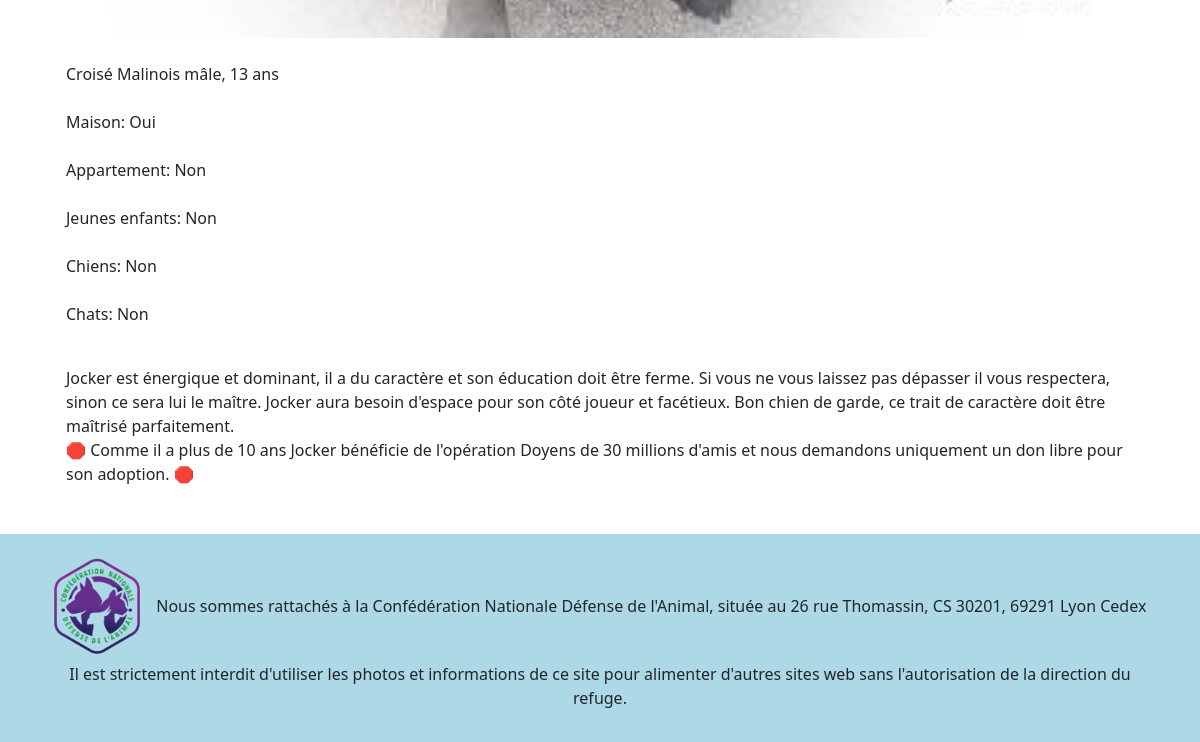
Page /details-animal.php?id=26 (lower part) on the earlier database version.
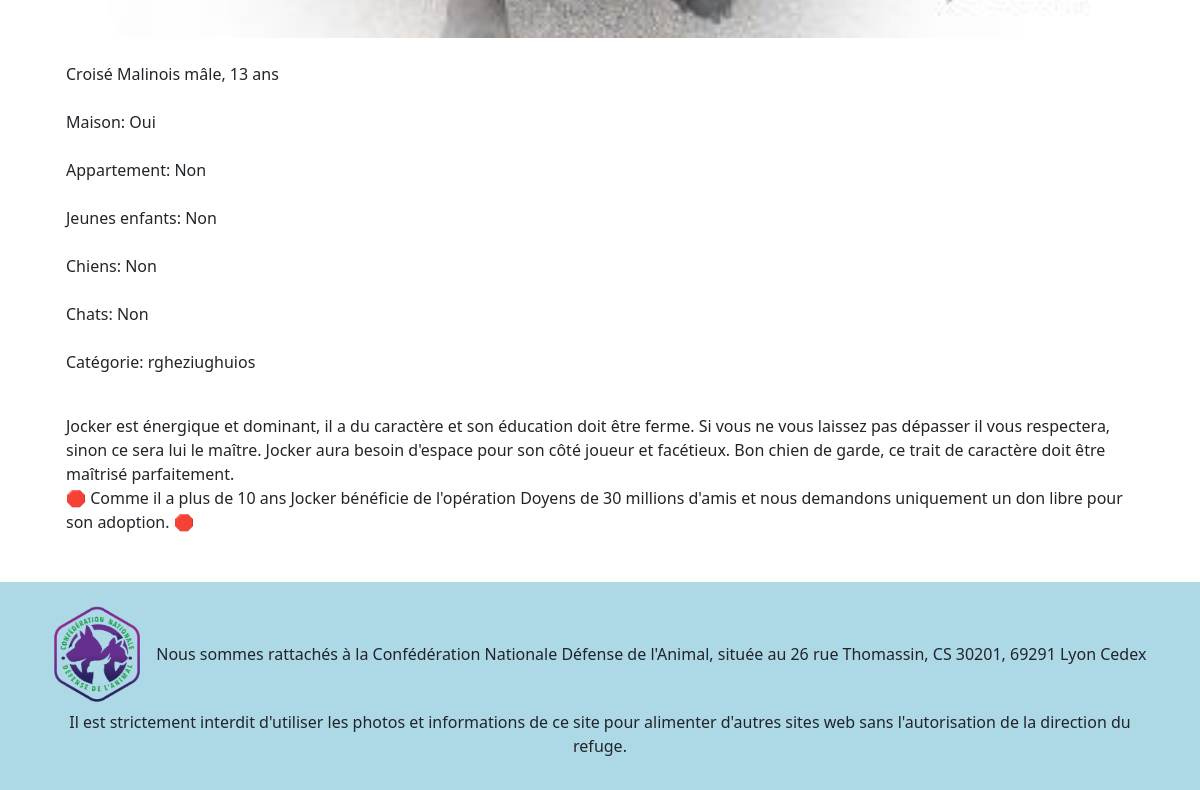
Same page on the later database version.
### tables this page shows
CREATE TABLE `animals` (
  `id` int NOT NULL,
  `name` varchar(255) NOT NULL,
  `animal_type` varchar(255) NOT NULL,
  `animal_race` varchar(255) DEFAULT NULL,
  `mfi` tinyint UNSIGNED NOT NULL,
  `birthdate` date DEFAULT NULL,
  `file_name` varchar(255) NOT NULL,
  `description` blob NOT NULL,
  `maison` varchar(255) DEFAULT NULL,
  `appartement` varchar(255) DEFAULT NULL,
  `enfants` varchar(255) DEFAULT NULL,
  `chiens` varchar(255) DEFAULT NULL,
  `chats` varchar(255) DEFAULT NULL,
  `categorie` varchar(255) DEFAULT NULL
);

### details-animal.php (the view, shortened to what this page needs)
<?php
require('appelEtPost/dbconnect.php');
$infos = $bdd->query("SELECT * FROM animals WHERE animals.id = {$_GET['id']}");
$infosAnimal = $infos->fetchall(PDO::FETCH_ASSOC);
?>
<!DOCTYPE html>
<html lang="en">
<head>
<?php require('commun/header.php'); ?>
    <main>
        <div class="container">
        <h1><?=ucfirst($infosAnimal[0]['name'])?></h1><hr><br>
            <div class="infosAnimal">
                <div class="infosNotes">
                    <img src="medias/images/photos_animaux/<?=$infosAnimal[0]['file_name']?>" alt="photo de <?=ucfirst($infosAnimal[0]['name'])?>" class="image-detail-animal">
                    <p class="notes-detail-animal">
                        <?php
                        $infosAnimalTexte = "";
                        if ($infosAnimal[0]['animal_race']) {$infosAnimalTexte = $infosAnimalTexte.$infosAnimal[0]['animal_race']." "; };
                        if ($infosAnimal[0]['mfi'] == 1) {$infosAnimalTexte =$infosAnimalTexte.'mâle';} elseif ($infosAnimal[0]['mfi'] == 2) {$infosAnimalTexte =$infosAnimalTexte.'femelle';};
                        $birthdate = new DateTime($infosAnimal[0]['birthdate']);
                        $datetime = new DateTime();
                        $dateDiff = $birthdate->diff($datetime);
                        if ($dateDiff->y >= 1) {
                            $infosAnimalTexte =$infosAnimalTexte.", ".$dateDiff->y." ans";
                        } elseif ($dateDiff->y == 1) {
                            $infosAnimalTexte =$infosAnimalTexte.", 1 an";
                        } else {
                            $infosAnimalTexte =$infosAnimalTexte.", ".$dateDiff->m." mois";
                        };
                        echo(ucfirst($infosAnimalTexte));
                        if (isset($infosAnimal[0]['maison'])) {
                            echo("<br><br>Maison: ".$infosAnimal[0]['maison']);
                        };
                        if (isset($infosAnimal[0]['appartement'])) {
                            echo("<br><br>Appartement: ".$infosAnimal[0]['appartement']);
                        };
                        if (isset($infosAnimal[0]['enfants'])) {
                            echo("<br><br>Jeunes enfants: ".$infosAnimal[0]['enfants']);
                        };
                        if (isset($infosAnimal[0]['chiens'])) {
                            echo("<br><br>Chiens: ".$infosAnimal[0]['chiens']);
                        };
                        if (isset($infosAnimal[0]['chats'])) {
                            echo("<br><br>Chats: ".$infosAnimal[0]['chats']);
                        };
                        if (isset($infosAnimal[0]['categorie'])) {
                            echo("<br><br>Catégorie: ".$infosAnimal[0]['categorie']);
                        };?>
                    </p>
                </div>
                <div class="descriptionAnimal">
                    <?=nl2br($infosAnimal[0]['description'])?>
                </div>
            </div>
        </div>
    </main>
<?php require('commun/footer.php'); ?>

Differences in the rows shown:
changed animals "Croisé Malinois mâle, 13 ans": categorie (not shown) → "rgheziughuios"
Other differences:
text now shown: "Catégorie:"
